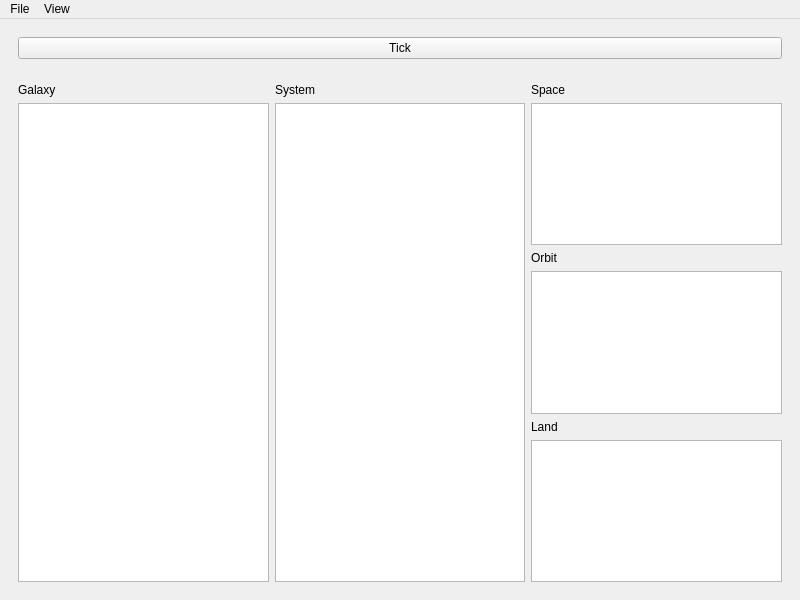
<?xml version="1.0" encoding="UTF-8"?>
<ui version="4.0">
 <class>MainWindow</class>
 <widget class="QMainWindow" name="MainWindow">
  <property name="geometry">
   <rect>
    <x>0</x>
    <y>0</y>
    <width>800</width>
    <height>600</height>
   </rect>
  </property>
  <property name="windowTitle">
   <string>MainWindow</string>
  </property>
  <widget class="QWidget" name="centralwidget">
   <layout class="QGridLayout" name="gridLayout">
    <item row="1" column="0">
     <widget class="QWidget" name="widget" native="true">
      <layout class="QHBoxLayout" name="horizontalLayout">
       <item>
        <widget class="QWidget" name="widget_3" native="true">
         <layout class="QVBoxLayout" name="verticalLayout_2">
          <property name="leftMargin">
           <number>0</number>
          </property>
          <property name="topMargin">
           <number>0</number>
          </property>
          <property name="rightMargin">
           <number>0</number>
          </property>
          <property name="bottomMargin">
           <number>0</number>
          </property>
          <item>
           <widget class="QLabel" name="label">
            <property name="text">
             <string>Galaxy</string>
            </property>
           </widget>
          </item>
          <item>
           <widget class="QListWidget" name="Systems"/>
          </item>
         </layout>
        </widget>
       </item>
       <item>
        <widget class="QWidget" name="widget_4" native="true">
         <layout class="QVBoxLayout" name="verticalLayout_3">
          <property name="leftMargin">
           <number>0</number>
          </property>
          <property name="topMargin">
           <number>0</number>
          </property>
          <property name="rightMargin">
           <number>0</number>
          </property>
          <property name="bottomMargin">
           <number>0</number>
          </property>
          <item>
           <widget class="QLabel" name="label_2">
            <property name="text">
             <string>System</string>
            </property>
           </widget>
          </item>
          <item>
           <widget class="QListWidget" name="Planets"/>
          </item>
         </layout>
        </widget>
       </item>
       <item>
        <widget class="QWidget" name="widget_2" native="true">
         <layout class="QVBoxLayout" name="verticalLayout">
          <property name="leftMargin">
           <number>0</number>
          </property>
          <property name="topMargin">
           <number>0</number>
          </property>
          <property name="rightMargin">
           <number>0</number>
          </property>
          <property name="bottomMargin">
           <number>0</number>
          </property>
          <item>
           <widget class="QLabel" name="label_3">
            <property name="text">
             <string>Space</string>
            </property>
           </widget>
          </item>
          <item>
           <widget class="QListWidget" name="Space"/>
          </item>
          <item>
           <widget class="QLabel" name="label_4">
            <property name="text">
             <string>Orbit</string>
            </property>
           </widget>
          </item>
          <item>
           <widget class="QListWidget" name="Orbit"/>
          </item>
          <item>
           <widget class="QLabel" name="label_5">
            <property name="text">
             <string>Land</string>
            </property>
           </widget>
          </item>
          <item>
           <widget class="QListWidget" name="Landed"/>
          </item>
         </layout>
        </widget>
       </item>
      </layout>
     </widget>
    </item>
    <item row="0" column="0">
     <widget class="QWidget" name="widget_5" native="true">
      <layout class="QHBoxLayout" name="horizontalLayout_2">
       <item>
        <widget class="QPushButton" name="next_tick">
         <property name="text">
          <string>Tick</string>
         </property>
        </widget>
       </item>
      </layout>
     </widget>
    </item>
   </layout>
  </widget>
  <widget class="QMenuBar" name="menubar">
   <property name="geometry">
    <rect>
     <x>0</x>
     <y>0</y>
     <width>800</width>
     <height>30</height>
    </rect>
   </property>
   <widget class="QMenu" name="menuFile">
    <property name="title">
     <string>File</string>
    </property>
    <addaction name="actionLoad"/>
    <addaction name="actionSave"/>
    <addaction name="actionExit"/>
   </widget>
   <widget class="QMenu" name="menuView">
    <property name="title">
     <string>View</string>
    </property>
    <addaction name="actionGalaxy_Map"/>
    <addaction name="actionSystem_View"/>
   </widget>
   <addaction name="menuFile"/>
   <addaction name="menuView"/>
  </widget>
  <action name="actionLoad">
   <property name="text">
    <string>Load</string>
   </property>
  </action>
  <action name="actionSave">
   <property name="text">
    <string>Save</string>
   </property>
  </action>
  <action name="actionExit">
   <property name="text">
    <string>Exit</string>
   </property>
  </action>
  <action name="actionGalaxy_Map">
   <property name="text">
    <string>Galaxy Map</string>
   </property>
  </action>
  <action name="actionSystem_View">
   <property name="text">
    <string>System View</string>
   </property>
  </action>
 </widget>
 <resources/>
 <connections/>
</ui>
